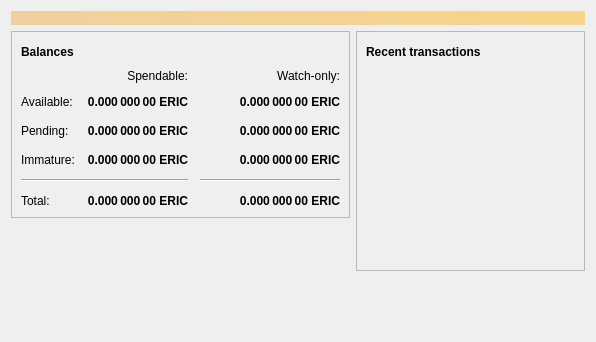
<?xml version="1.0" encoding="UTF-8"?>
<ui version="4.0">
 <class>OverviewPage</class>
 <widget class="QWidget" name="OverviewPage">
  <property name="geometry">
   <rect>
    <x>0</x>
    <y>0</y>
    <width>596</width>
    <height>342</height>
   </rect>
  </property>
  <property name="windowTitle">
   <string>Form</string>
  </property>
  <layout class="QVBoxLayout" name="topLayout">
   <item>
    <widget class="QLabel" name="labelAlerts">
     <property name="visible">
      <bool>false</bool>
     </property>
     <property name="styleSheet">
      <string notr="true">QLabel { background-color: qlineargradient(x1: 0, y1: 0, x2: 1, y2: 0, stop:0 #F0D0A0, stop:1 #F8D488); color:#000000; }</string>
     </property>
     <property name="wordWrap">
      <bool>true</bool>
     </property>
     <property name="margin">
      <number>3</number>
     </property>
     <property name="textInteractionFlags">
      <set>Qt::TextSelectableByMouse</set>
     </property>
    </widget>
   </item>
   <item>
    <layout class="QHBoxLayout" name="horizontalLayout" stretch="1,1">
     <item>
      <layout class="QVBoxLayout" name="verticalLayout_2">
       <item>
        <widget class="QFrame" name="frame">
         <property name="frameShape">
          <enum>QFrame::StyledPanel</enum>
         </property>
         <property name="frameShadow">
          <enum>QFrame::Raised</enum>
         </property>
         <layout class="QVBoxLayout" name="verticalLayout_4">
          <item>
           <layout class="QHBoxLayout" name="horizontalLayout_4">
            <item>
             <widget class="QLabel" name="label_5">
              <property name="font">
               <font>
                <weight>75</weight>
                <bold>true</bold>
               </font>
              </property>
              <property name="text">
               <string>Balances</string>
              </property>
             </widget>
            </item>
            <item>
             <widget class="QPushButton" name="labelWalletStatus">
              <property name="enabled">
               <bool>false</bool>
              </property>
              <property name="maximumSize">
               <size>
                <width>30</width>
                <height>16777215</height>
               </size>
              </property>
              <property name="toolTip">
               <string>The displayed information may be out of date. Your wallet automatically synchronizes with the Erikcoin network after a connection is established, but this process has not completed yet.</string>
              </property>
              <property name="text">
               <string/>
              </property>
              <property name="icon">
               <iconset resource="../bitcoin.qrc">
                <normaloff>:/icons/warning</normaloff>
                <disabledoff>:/icons/warning</disabledoff>:/icons/warning</iconset>
              </property>
              <property name="iconSize">
               <size>
                <width>24</width>
                <height>24</height>
               </size>
              </property>
              <property name="flat">
               <bool>true</bool>
              </property>
             </widget>
            </item>
            <item>
             <spacer name="horizontalSpacer_3">
              <property name="orientation">
               <enum>Qt::Horizontal</enum>
              </property>
              <property name="sizeHint" stdset="0">
               <size>
                <width>40</width>
                <height>20</height>
               </size>
              </property>
             </spacer>
            </item>
           </layout>
          </item>
          <item>
           <layout class="QGridLayout" name="gridLayout">
            <property name="spacing">
             <number>12</number>
            </property>
            <item row="2" column="2">
             <widget class="QLabel" name="labelWatchPending">
              <property name="font">
               <font>
                <weight>75</weight>
                <bold>true</bold>
               </font>
              </property>
              <property name="cursor">
               <cursorShape>IBeamCursor</cursorShape>
              </property>
              <property name="toolTip">
               <string>Unconfirmed transactions to watch-only addresses</string>
              </property>
              <property name="text">
               <string notr="true">0.000 000 00 ERIC</string>
              </property>
              <property name="alignment">
               <set>Qt::AlignRight|Qt::AlignTrailing|Qt::AlignVCenter</set>
              </property>
              <property name="textInteractionFlags">
               <set>Qt::LinksAccessibleByMouse|Qt::TextSelectableByKeyboard|Qt::TextSelectableByMouse</set>
              </property>
             </widget>
            </item>
            <item row="2" column="1">
             <widget class="QLabel" name="labelUnconfirmed">
              <property name="font">
               <font>
                <weight>75</weight>
                <bold>true</bold>
               </font>
              </property>
              <property name="cursor">
               <cursorShape>IBeamCursor</cursorShape>
              </property>
              <property name="toolTip">
               <string>Total of transactions that have yet to be confirmed, and do not yet count toward the spendable balance</string>
              </property>
              <property name="text">
               <string notr="true">0.000 000 00 ERIC</string>
              </property>
              <property name="alignment">
               <set>Qt::AlignRight|Qt::AlignTrailing|Qt::AlignVCenter</set>
              </property>
              <property name="textInteractionFlags">
               <set>Qt::LinksAccessibleByMouse|Qt::TextSelectableByKeyboard|Qt::TextSelectableByMouse</set>
              </property>
             </widget>
            </item>
            <item row="3" column="2">
             <widget class="QLabel" name="labelWatchImmature">
              <property name="font">
               <font>
                <weight>75</weight>
                <bold>true</bold>
               </font>
              </property>
              <property name="cursor">
               <cursorShape>IBeamCursor</cursorShape>
              </property>
              <property name="toolTip">
               <string>Mined balance in watch-only addresses that has not yet matured</string>
              </property>
              <property name="text">
               <string notr="true">0.000 000 00 ERIC</string>
              </property>
              <property name="alignment">
               <set>Qt::AlignRight|Qt::AlignTrailing|Qt::AlignVCenter</set>
              </property>
              <property name="textInteractionFlags">
               <set>Qt::LinksAccessibleByMouse|Qt::TextSelectableByKeyboard|Qt::TextSelectableByMouse</set>
              </property>
             </widget>
            </item>
            <item row="4" column="0" colspan="2">
             <widget class="Line" name="line">
              <property name="orientation">
               <enum>Qt::Horizontal</enum>
              </property>
             </widget>
            </item>
            <item row="4" column="2">
             <widget class="Line" name="lineWatchBalance">
              <property name="sizePolicy">
               <sizepolicy hsizetype="Preferred" vsizetype="Fixed">
                <horstretch>0</horstretch>
                <verstretch>0</verstretch>
               </sizepolicy>
              </property>
              <property name="minimumSize">
               <size>
                <width>140</width>
                <height>0</height>
               </size>
              </property>
              <property name="orientation">
               <enum>Qt::Horizontal</enum>
              </property>
             </widget>
            </item>
            <item row="5" column="0">
             <widget class="QLabel" name="labelTotalText">
              <property name="text">
               <string>Total:</string>
              </property>
             </widget>
            </item>
            <item row="3" column="1">
             <widget class="QLabel" name="labelImmature">
              <property name="font">
               <font>
                <weight>75</weight>
                <bold>true</bold>
               </font>
              </property>
              <property name="cursor">
               <cursorShape>IBeamCursor</cursorShape>
              </property>
              <property name="toolTip">
               <string>Mined balance that has not yet matured</string>
              </property>
              <property name="text">
               <string notr="true">0.000 000 00 ERIC</string>
              </property>
              <property name="alignment">
               <set>Qt::AlignRight|Qt::AlignTrailing|Qt::AlignVCenter</set>
              </property>
              <property name="textInteractionFlags">
               <set>Qt::LinksAccessibleByMouse|Qt::TextSelectableByKeyboard|Qt::TextSelectableByMouse</set>
              </property>
             </widget>
            </item>
            <item row="2" column="3">
             <spacer name="horizontalSpacer_2">
              <property name="orientation">
               <enum>Qt::Horizontal</enum>
              </property>
              <property name="sizeHint" stdset="0">
               <size>
                <width>40</width>
                <height>20</height>
               </size>
              </property>
             </spacer>
            </item>
            <item row="3" column="0">
             <widget class="QLabel" name="labelImmatureText">
              <property name="text">
               <string>Immature:</string>
              </property>
             </widget>
            </item>
            <item row="5" column="1">
             <widget class="QLabel" name="labelTotal">
              <property name="font">
               <font>
                <weight>75</weight>
                <bold>true</bold>
               </font>
              </property>
              <property name="cursor">
               <cursorShape>IBeamCursor</cursorShape>
              </property>
              <property name="toolTip">
               <string>Your current total balance</string>
              </property>
              <property name="text">
               <string notr="true">0.000 000 00 ERIC</string>
              </property>
              <property name="alignment">
               <set>Qt::AlignRight|Qt::AlignTrailing|Qt::AlignVCenter</set>
              </property>
              <property name="textInteractionFlags">
               <set>Qt::LinksAccessibleByMouse|Qt::TextSelectableByKeyboard|Qt::TextSelectableByMouse</set>
              </property>
             </widget>
            </item>
            <item row="5" column="2">
             <widget class="QLabel" name="labelWatchTotal">
              <property name="font">
               <font>
                <weight>75</weight>
                <bold>true</bold>
               </font>
              </property>
              <property name="cursor">
               <cursorShape>IBeamCursor</cursorShape>
              </property>
              <property name="toolTip">
               <string>Current total balance in watch-only addresses</string>
              </property>
              <property name="text">
               <string notr="true">0.000 000 00 ERIC</string>
              </property>
              <property name="alignment">
               <set>Qt::AlignRight|Qt::AlignTrailing|Qt::AlignVCenter</set>
              </property>
              <property name="textInteractionFlags">
               <set>Qt::LinksAccessibleByMouse|Qt::TextSelectableByKeyboard|Qt::TextSelectableByMouse</set>
              </property>
             </widget>
            </item>
            <item row="0" column="2">
             <widget class="QLabel" name="labelWatchonly">
              <property name="text">
               <string>Watch-only:</string>
              </property>
              <property name="alignment">
               <set>Qt::AlignRight|Qt::AlignTrailing|Qt::AlignVCenter</set>
              </property>
             </widget>
            </item>
            <item row="1" column="0">
             <widget class="QLabel" name="labelBalanceText">
              <property name="text">
               <string>Available:</string>
              </property>
             </widget>
            </item>
            <item row="1" column="1">
             <widget class="QLabel" name="labelBalance">
              <property name="font">
               <font>
                <weight>75</weight>
                <bold>true</bold>
               </font>
              </property>
              <property name="cursor">
               <cursorShape>IBeamCursor</cursorShape>
              </property>
              <property name="toolTip">
               <string>Your current spendable balance</string>
              </property>
              <property name="text">
               <string notr="true">0.000 000 00 ERIC</string>
              </property>
              <property name="alignment">
               <set>Qt::AlignRight|Qt::AlignTrailing|Qt::AlignVCenter</set>
              </property>
              <property name="textInteractionFlags">
               <set>Qt::LinksAccessibleByMouse|Qt::TextSelectableByKeyboard|Qt::TextSelectableByMouse</set>
              </property>
             </widget>
            </item>
            <item row="1" column="2">
             <widget class="QLabel" name="labelWatchAvailable">
              <property name="font">
               <font>
                <weight>75</weight>
                <bold>true</bold>
               </font>
              </property>
              <property name="cursor">
               <cursorShape>IBeamCursor</cursorShape>
              </property>
              <property name="toolTip">
               <string>Your current balance in watch-only addresses</string>
              </property>
              <property name="text">
               <string notr="true">0.000 000 00 ERIC</string>
              </property>
              <property name="alignment">
               <set>Qt::AlignRight|Qt::AlignTrailing|Qt::AlignVCenter</set>
              </property>
              <property name="textInteractionFlags">
               <set>Qt::LinksAccessibleByMouse|Qt::TextSelectableByKeyboard|Qt::TextSelectableByMouse</set>
              </property>
             </widget>
            </item>
            <item row="2" column="0">
             <widget class="QLabel" name="labelPendingText">
              <property name="text">
               <string>Pending:</string>
              </property>
             </widget>
            </item>
            <item row="0" column="1">
             <widget class="QLabel" name="labelSpendable">
              <property name="text">
               <string>Spendable:</string>
              </property>
              <property name="alignment">
               <set>Qt::AlignRight|Qt::AlignTrailing|Qt::AlignVCenter</set>
              </property>
             </widget>
            </item>
           </layout>
          </item>
         </layout>
        </widget>
       </item>
       <item>
        <spacer name="verticalSpacer">
         <property name="orientation">
          <enum>Qt::Vertical</enum>
         </property>
         <property name="sizeHint" stdset="0">
          <size>
           <width>20</width>
           <height>40</height>
          </size>
         </property>
        </spacer>
       </item>
      </layout>
     </item>
     <item>
      <layout class="QVBoxLayout" name="verticalLayout_3">
       <item>
        <widget class="QFrame" name="frame_2">
         <property name="frameShape">
          <enum>QFrame::StyledPanel</enum>
         </property>
         <property name="frameShadow">
          <enum>QFrame::Raised</enum>
         </property>
         <layout class="QVBoxLayout" name="verticalLayout">
          <item>
           <layout class="QHBoxLayout" name="horizontalLayout_2">
            <item>
             <widget class="QLabel" name="label_4">
              <property name="font">
               <font>
                <weight>75</weight>
                <bold>true</bold>
               </font>
              </property>
              <property name="text">
               <string>Recent transactions</string>
              </property>
             </widget>
            </item>
            <item>
             <widget class="QPushButton" name="labelTransactionsStatus">
              <property name="enabled">
               <bool>false</bool>
              </property>
              <property name="maximumSize">
               <size>
                <width>30</width>
                <height>16777215</height>
               </size>
              </property>
              <property name="toolTip">
               <string>The displayed information may be out of date. Your wallet automatically synchronizes with the Erikcoin network after a connection is established, but this process has not completed yet.</string>
              </property>
              <property name="text">
               <string/>
              </property>
              <property name="icon">
               <iconset resource="../bitcoin.qrc">
                <normaloff>:/icons/warning</normaloff>
                <disabledoff>:/icons/warning</disabledoff>:/icons/warning</iconset>
              </property>
              <property name="iconSize">
               <size>
                <width>24</width>
                <height>24</height>
               </size>
              </property>
              <property name="flat">
               <bool>true</bool>
              </property>
             </widget>
            </item>
            <item>
             <spacer name="horizontalSpacer">
              <property name="orientation">
               <enum>Qt::Horizontal</enum>
              </property>
              <property name="sizeHint" stdset="0">
               <size>
                <width>40</width>
                <height>20</height>
               </size>
              </property>
             </spacer>
            </item>
           </layout>
          </item>
          <item>
           <widget class="QListView" name="listTransactions">
            <property name="styleSheet">
             <string notr="true">QListView { background: transparent; }</string>
            </property>
            <property name="frameShape">
             <enum>QFrame::NoFrame</enum>
            </property>
            <property name="verticalScrollBarPolicy">
             <enum>Qt::ScrollBarAlwaysOff</enum>
            </property>
            <property name="horizontalScrollBarPolicy">
             <enum>Qt::ScrollBarAlwaysOff</enum>
            </property>
            <property name="selectionMode">
             <enum>QAbstractItemView::NoSelection</enum>
            </property>
           </widget>
          </item>
         </layout>
        </widget>
       </item>
       <item>
        <spacer name="verticalSpacer_2">
         <property name="orientation">
          <enum>Qt::Vertical</enum>
         </property>
         <property name="sizeHint" stdset="0">
          <size>
           <width>20</width>
           <height>40</height>
          </size>
         </property>
        </spacer>
       </item>
      </layout>
     </item>
    </layout>
   </item>
  </layout>
 </widget>
 <resources/>
 <connections/>
</ui>
